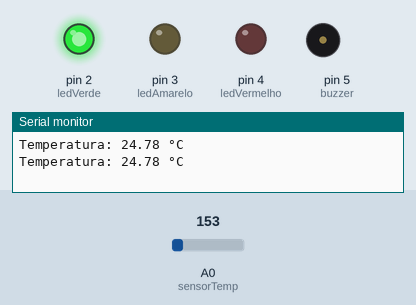
Recording of a sketch running on a simulated Arduino Uno, built with avr-gcc and run on an emulated ATmega328P. On the bench: output pins drawn as LEDs (lit = HIGH), buzzer (waves = sounding), the last lines printed to the serial monitor. The inputs (shaded band) are chosen by the test bench; at power-on: A0 (sensorTemp) = 153.

Above: at 1.8 s.
1.9 s: A0 (sensorTemp) set to 178
At 2.8 s:
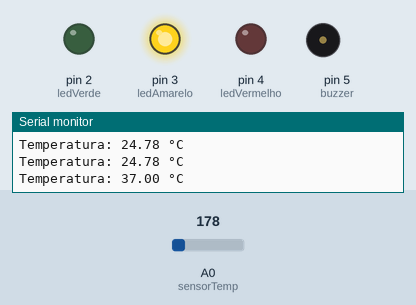
3.5 s: A0 (sensorTemp) set to 191
At 4.3 s:
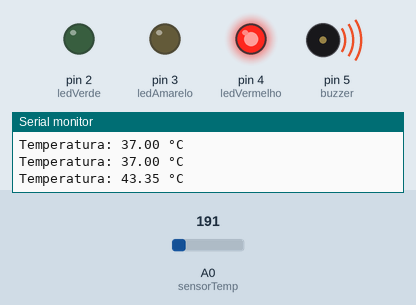
5.5 s: A0 (sensorTemp) set to 175
At 7.1 s:
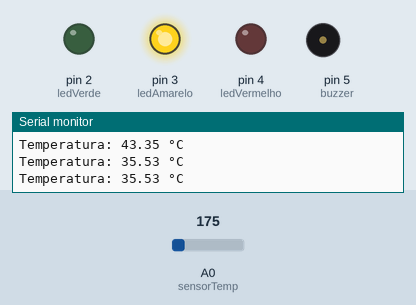
7.5 s: A0 (sensorTemp) set to 133
At 8.7 s:
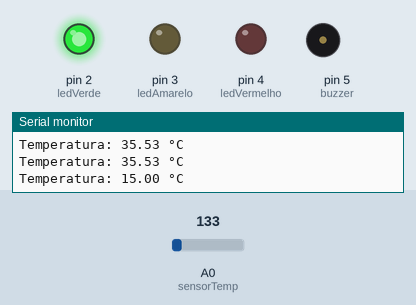
Timing chart, 0 to 10.5 s (numbered marks = the images above; inputs shaded):
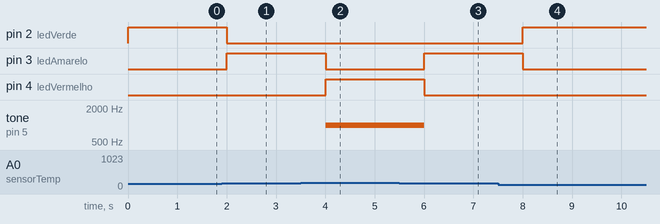

The sketch:

sketch.ino
```cpp
// OrbitWatch - Monitoramento de Risco de Queimadas

const int sensorTemp = A0;

const int ledVerde = 2;
const int ledAmarelo = 3;
const int ledVermelho = 4;

const int buzzer = 5;

void setup() {
  Serial.begin(9600);

  pinMode(ledVerde, OUTPUT);
  pinMode(ledAmarelo, OUTPUT);
  pinMode(ledVermelho, OUTPUT);

  pinMode(buzzer, OUTPUT);
}

void loop() {

  int leitura = analogRead(sensorTemp);

  float tensao = leitura * (5.0 / 1023.0);

  float temperatura = (tensao - 0.5) * 100.0;

  Serial.print("Temperatura: ");
  Serial.print(temperatura);
  Serial.println(" °C");

  if (temperatura < 30) {

    digitalWrite(ledVerde, HIGH);
    digitalWrite(ledAmarelo, LOW);
    digitalWrite(ledVermelho, LOW);

    noTone(buzzer);

  }
  else if (temperatura >= 30 && temperatura < 40) {

    digitalWrite(ledVerde, LOW);
    digitalWrite(ledAmarelo, HIGH);
    digitalWrite(ledVermelho, LOW);

    noTone(buzzer);

  }
  else {

    digitalWrite(ledVerde, LOW);
    digitalWrite(ledAmarelo, LOW);
    digitalWrite(ledVermelho, HIGH);

    tone(buzzer, 1000);

  }

  delay(1000);
}
```

Measured:
- the behaviour switches between 163 and 164 on A0 (sensorTemp) (found by bisection; images 0 and 1)
- after the input at 1.9 s, pin 2 (ledVerde): HIGH → LOW after 0.10 s; pin 3 (ledAmarelo): LOW → HIGH after 0.10 s
- after the input at 3.5 s, pin 3 (ledAmarelo): HIGH → LOW after 0.50 s; pin 4 (ledVermelho): LOW → HIGH after 0.50 s; tone on pin 5 (buzzer): silent → 1000 Hz after 0.50 s
- after the input at 5.5 s, pin 3 (ledAmarelo): LOW → HIGH after 0.51 s; pin 4 (ledVermelho): HIGH → LOW after 0.51 s; tone on pin 5 (buzzer): 1000 Hz → silent after 0.51 s
- after the input at 7.5 s, pin 2 (ledVerde): LOW → HIGH after 0.51 s; pin 3 (ledAmarelo): HIGH → LOW after 0.51 s
